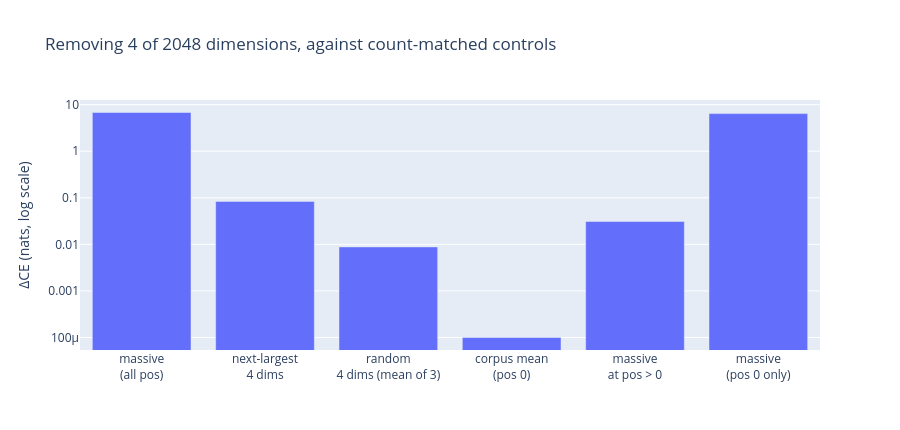

Notebook source saved alongside this figure:
### Code cell
labels = ["massive<br>(all pos)", "next-largest<br>4 dims", "random<br>4 dims (mean of 3)",
          "corpus mean<br>(pos 0)", "massive<br>at pos > 0", "massive<br>(pos 0 only)"]
random_mean = np.mean([results[f"ctrl: 4 random dims, seed {i}"]["dce"] for i in range(3)])
values = [results["ABLATE massive (all positions)"]["dce"],
          results[f"ctrl: next-largest dims {NEXT_LARGEST}"]["dce"],
          random_mean,
          results["ctrl: massive set to their corpus mean"]["dce"],
          results["ctrl: massive zeroed at positions > 0"]["dce"],
          results["ABLATE massive (position 0 only)"]["dce"]]

fig = px.bar(
    x=labels, y=np.maximum(values, 1e-4), log_y=True,
    labels=dict(x="", y="ΔCE (nats, log scale)"),
    title="Removing 4 of 2048 dimensions, against count-matched controls",
    height=430,
)
fig.show()

print(f"massive / random-dimension ratio: {values[0] / random_mean:,.0f}x")
print(f"massive / next-largest ratio    : {values[0] / values[1]:,.0f}x")

### Figure 1 — Plotly figure (JSON) as saved in the notebook; plotly's stock layout.template omitted (floating-point values rounded to 4 significant figures)
{"data": [{"hovertemplate": "=%{x}<br>ΔCE (nats, log scale)=%{y}<extra></extra>", "legendgroup": "", "marker": {"color": "#636efa", "pattern": {"shape": ""}}, "name": "", "orientation": "v", "showlegend": false, "textposition": "auto", "type": "bar", "x": ["massive<br>(all pos)", "next-largest<br>4 dims", "random<br>4 dims (mean of 3)", "corpus mean<br>(pos 0)", "massive<br>at pos > 0", "massive<br>(pos 0 only)"], "xaxis": "x", "y": [6.785, 0.08374, 0.008823, 0.0001, 0.03094, 6.42], "yaxis": "y"}], "layout": {"barmode": "relative", "height": 430, "legend": {"tracegroupgap": 0}, "title": {"text": "Removing 4 of 2048 dimensions, against count-matched controls"}, "xaxis": {"anchor": "y", "domain": [0.0, 1.0], "title": {"text": ""}}, "yaxis": {"anchor": "x", "domain": [0.0, 1.0], "title": {"text": "ΔCE (nats, log scale)"}, "type": "log"}}}
